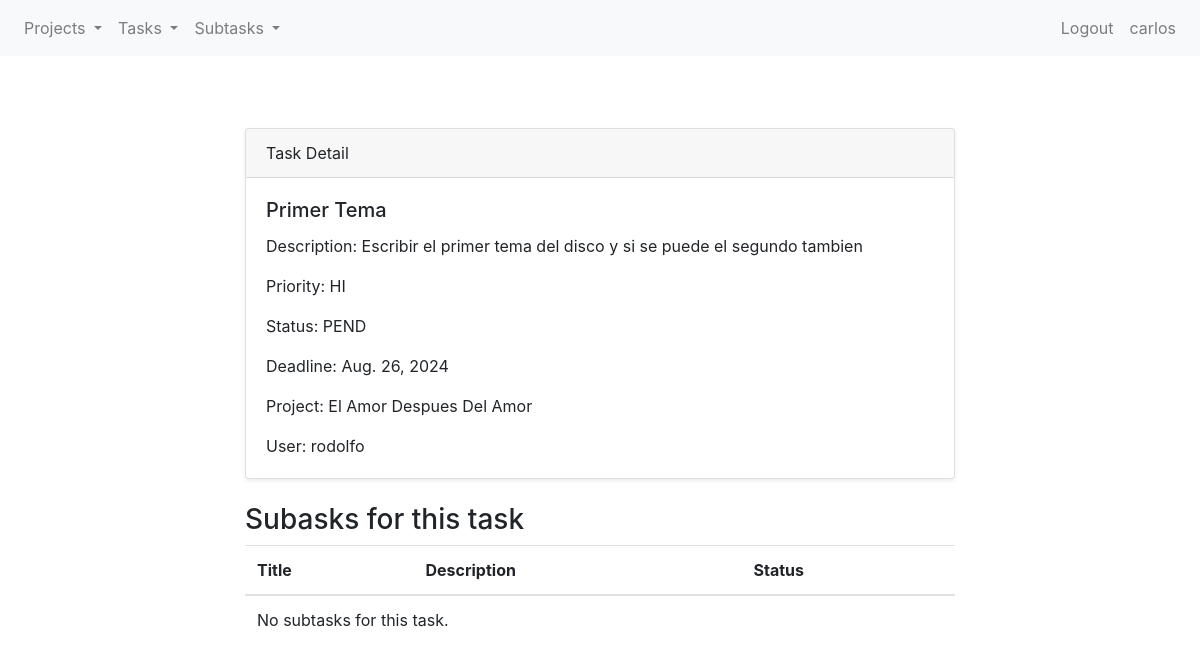
Screenshot of /projects/tasks/1/detail/ (signed in) with the database file from the repository.
### projects/models.py (models this page shows, shortened)
class Task(models.Model):
    class Priority(models.TextChoices):
        HIGH = 'HI', 'High'
        MEDIUM = 'MID', 'Medium'
        LOW = 'LOW', 'Low'
    class Status(models.TextChoices):
        PENDING = 'PEND', 'Pending'
        ONGOING = 'ON', 'Ongoing'
        FINISHED = 'FIN', 'Finished'
    title = models.CharField(max_length=255)
    description = models.TextField()
    priority = models.CharField(max_length=3,
                                choices=Priority.choices,
                                default=Priority.MEDIUM)
    status = models.CharField(max_length=4,
                                choices=Status.choices,
                                default=Status.PENDING)
    deadline = models.DateField(blank=True, null=True)
    project = models.ForeignKey(Project, on_delete=models.CASCADE, related_name="project")
    user = models.ForeignKey(User, on_delete=models.CASCADE)

class Project(models.Model):
    title = models.CharField(max_length=255)
    deadline = models.DateField(blank=True, null=True)
    user = models.ForeignKey(User, on_delete=models.CASCADE)
    def __str__(self):
        return(f"{self.title}")

### projects/views.py (the view)
# urls.py: path("tasks/<int:pk>/detail/", TaskDetailView.as_view(), name="task-detail"),
class TaskDetailView(LoginRequiredMixin, DetailView):
    model = Task
    template_name = "projects/cbv/task_detail.html"
    context_object_name = "task"

### projects/templates/projects/cbv/task_detail.html
{% extends 'projects/base.html' %} {% block title %}Task Detail{% endblock %} {% block content %}
<section class="py-5">
  <div class="container">
    <div class="row">
      <div class="col-lg-8 mx-auto">
        <div class="card shadow-sm">
          <div class="card-header">Task Detail</div>
          <div class="card-body">
            <h5 class="card-title">{{ task.title }}</h5>
            <p class="card-text">Description: {{ task.description | default:"No description" }}</p>
            <p class="card-text">Priority: {{ task.priority }}</p>
            <p class="card-text">Status: {{ task.status }}</p>
            <p class="card-text">Deadline: {{ task.deadline }}</p>
            <p class="card-text">Project: {{ task.project }}</p>
            <p class="card-text">User: {{ task.user }}</p>
          </div>
        </div>
        <div class="mt-4">
          <h3>Subasks for this task</h3>
          <table class="table">
            <thead>
              <tr>
                <th scope="col">Title</th>
                <th scope="col">Description</th>
                <th scope="col">Status</th>
              </tr>
            </thead>
            <tbody>
              {% for subtask in task.subtasks.all %}
              <tr>
                <td>{{ subtask.title }}</td>
                <td>{{ subtask.description | default:"No description." }}</td>
                <td>{{ subtask.status }}</td>
              </tr>
              {% empty %}
              <tr>
                <td colspan="5">No subtasks for this task.</td>
              </tr>
              {% endfor %}
            </tbody>
          </table>
        </div>
      </div>
    </div>
  </div>
</section>
{% endblock %}

### projects/templates/projects/base.html (shortened to what this page needs)
{% load static %}
<!DOCTYPE html>
<html lang="en">
  <head>
    <link rel="stylesheet" href="{% static 'projects/css/bootstrap.css' %}" />
  </head>
  <body>
    <nav class="navbar navbar-expand-lg navbar-light bg-light">
      <div class="collapse navbar-collapse" id="navbarNav">
        {% if user.is_authenticated %}
        <ul class="navbar-nav">
          <li class="nav-item dropdown">
            <a
              class="nav-link dropdown-toggle"
              href="#"
              id="navbarDropdownMenuLinkProject"
              role="button"
              data-toggle="dropdown"
              aria-haspopup="true"
              aria-expanded="false"
            >
              Projects
            </a>
          </li>
          <li class="nav-item dropdown">
            <a
              class="nav-link dropdown-toggle"
              href="#"
              id="navbarDropdownMenuLinkTask"
              role="button"
              data-toggle="dropdown"
              aria-haspopup="true"
              aria-expanded="false"
            >
              Tasks
            </a>
          </li>
          <li class="nav-item dropdown">
            <a
              class="nav-link dropdown-toggle"
              href="#"
              id="navbarDropdownMenuLinkSubtask"
              role="button"
              data-toggle="dropdown"
              aria-haspopup="true"
              aria-expanded="false"
            >
              Subtasks
            </a>
          </li>
        </ul>
        {% endif %}
        <ul class="navbar-nav ml-auto">
          {% if user.is_authenticated %}
          <li class="nav-item">
            <a class="nav-link" href="{% url 'logout' %}">Logout</a>
          </li>
          <li class="nav-item">
            <a class="nav-link" href="{% url 'edit-user' %}">{{ user }}</a>
          </li>
          {% endif %}
        </ul>
      </div>
    </nav>
    <div class="container mt-4">
      {% block content %}{% endblock content %}
    </div>
  </body>
</html>

### rows the page displays
Task: title "Primer Tema", description "Escribir el primer tema del disco y si se puede el segundo tambien", priority "HI", status "PEND", deadline "Aug. 26, 2024", project "El Amor Despues Del Amor", user "rodolfo"

### other values shown
{{ user }} "carlos"
